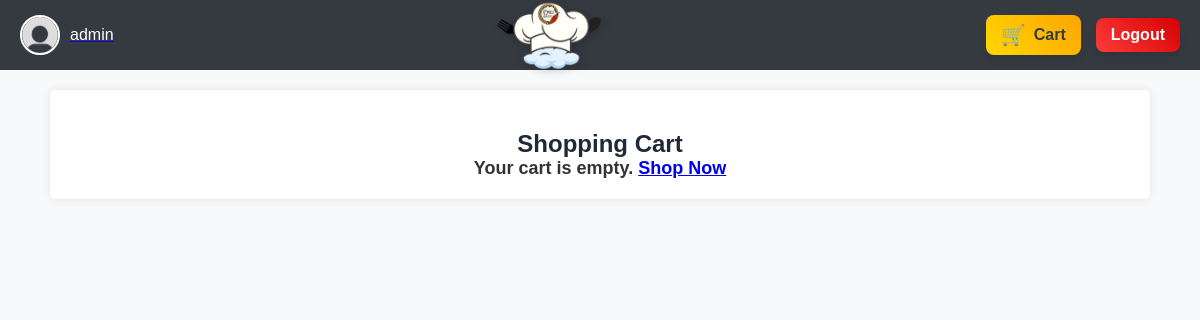
The app's page /cart/ (signed in), older data.
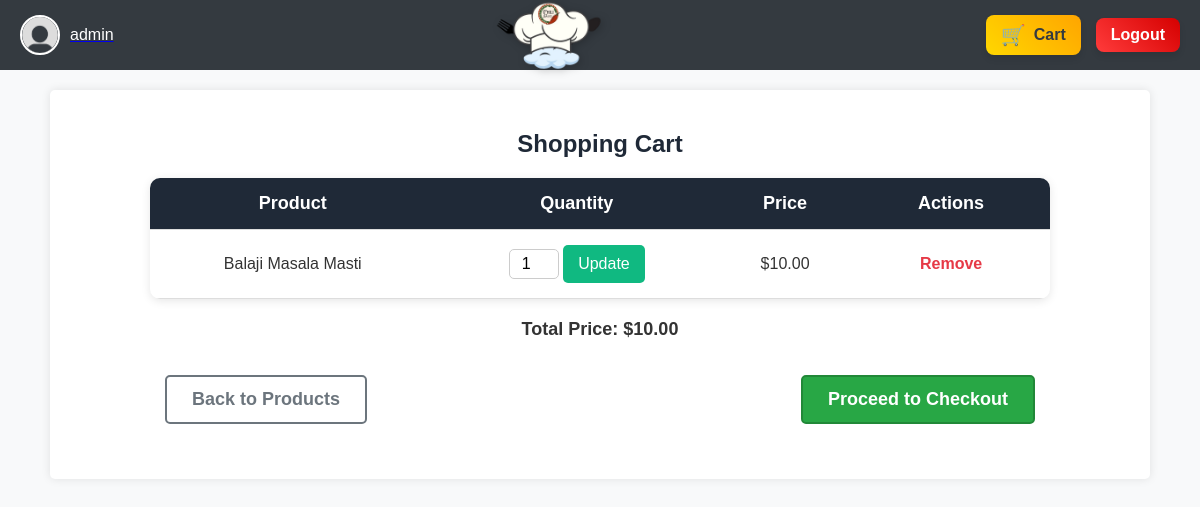
The same page, newer data.
### store/models.py (models this page shows, shortened)
class Cart(models.Model):
    user = models.ForeignKey(User, on_delete=models.CASCADE)
    product = models.ForeignKey(Product, on_delete=models.CASCADE)
    quantity = models.PositiveIntegerField(default=1)

class Product(models.Model):
    name = models.CharField(max_length=200)
    category = models.ForeignKey(Category, on_delete=models.CASCADE, related_name="products")
    price = models.DecimalField(max_digits=10, decimal_places=2)
    description = models.TextField()
    image = models.ImageField(upload_to='products/')

### store/views.py (the view)
# urls.py: path('cart/', cart_view, name='cart'),
@login_required
def cart_view(request):
    cart_items = Cart.objects.filter(user=request.user)
    total_price = sum(item.product.price * item.quantity for item in cart_items)
    return render(request, 'store/cart.html', {'cart_items': cart_items, 'total_price': total_price})

### store/templates/store/cart.html (shortened to what this page needs)
{% extends "store/base.html" %}
{% load static %}
{% block content %}
    <h2>Shopping Cart</h2>
    <link rel="stylesheet" href="{% static 'css/cart.css' %}">
    {% if cart_items %}
        <table>
            <tr>
                <th>Product</th>
                <th>Quantity</th>
                <th>Price</th>
                <th>Actions</th>
            </tr>
            {% for item in cart_items %}
                <tr>
                    <td>{{ item.product.name }}</td>
                    <td>
                        <form action="{% url 'update_cart' item.id %}" method="post">
                            <input type="number" name="quantity" value="{{ item.quantity }}" min="1">
                            <button type="submit">Update</button>
                        </form>
                    </td>
                    <td>${{ item.product.price }}</td>
                    <td>
                        <a href="{% url 'remove_from_cart' item.id %}" class="remove-btn">Remove</a>
                    </td>
                </tr>
            {% endfor %}
        </table>
        <p><strong>Total Price:</strong> ${{ total_price }}</p>
        <div class="cart-buttons">
            <a href="{% url 'product_list' %}" class="back-btn">Back to Products</a>
            <a href="{% url 'checkout' %}" class="checkout-btn">Proceed to Checkout</a>
        </div>
    {% else %}
        <p>Your cart is empty. <a href="{% url 'product_list' %}">Shop Now</a></p>
    {% endif %}
{% endblock %}

Row changes from the older to the newer data that the page shows:
added Cart: product.name "Balaji Masala Masti", quantity "1", product.price "10.00"
Text that changed along with them:
{{ total_price }}: (not shown) → "10.00"
text no longer shown: "Your cart is empty. Shop Now"
text now shown: "Product Quantity Price Actions Total Price: $ Back to Products Proceed to Checkout"
